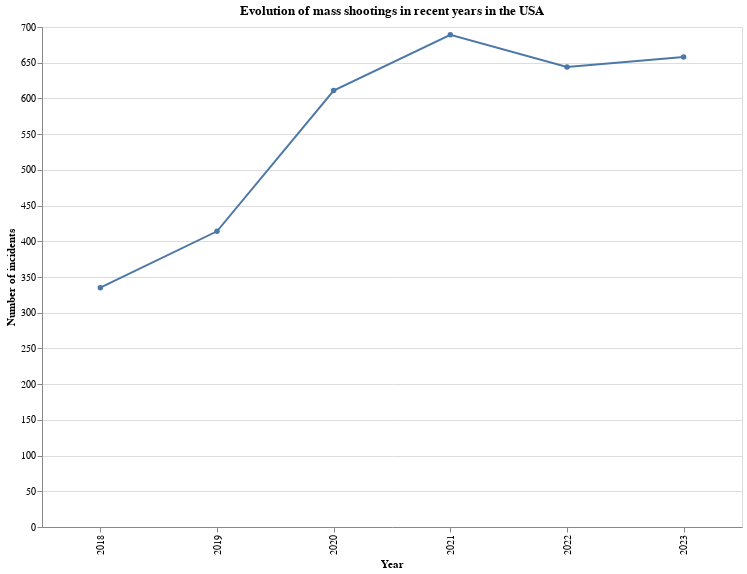

Write notebook code for a chart like this one.
### Markdown cell above
**Yearly Evolution of Mass Shootings**



This line chart illustrates the annual trend in the number of mass shooting incidents over the years. Each data point represents the total incidents recorded for a given year, highlighting any increases or decreases in frequency over time.

### Code cell
gun_data = pd.read_csv("cleandata_GunViolenceAllYears.csv")

# we converted the 'Incident Date' column to datetime
gun_data['Incident Date'] = pd.to_datetime(gun_data['Incident Date'])

# we extracted the year
gun_data['Year'] = gun_data['Incident Date'].dt.year

# we calculated the number of incidents per year
yearly_incidents = gun_data.groupby('Year').size().reset_index(name='Incident Count')

# we created a line graph to show the evolution of incidents by year
line_chart = alt.Chart(yearly_incidents).mark_line(point=True).encode(
    x=alt.X('Year:O', title='Year'),
    y=alt.Y('Incident Count:Q', title='Number of incidents'),
    tooltip=['Year', 'Incident Count']
).properties(
    width=700,
    height=500,
    title='Evolution of mass shootings in recent years in the USA'
)

line_chart

### Figure 1 — Vega-Lite specification as saved in the notebook (floating-point values rounded to 4 significant figures)
{"config": {"view": {"continuousWidth": 400, "continuousHeight": 300}}, "data": {"name": "data-53e78c2796b1b3b5fdf39c370ede5a19"}, "mark": {"type": "line", "point": true}, "encoding": {"tooltip": [{"field": "Year", "type": "quantitative"}, {"field": "Incident Count", "type": "quantitative"}], "x": {"field": "Year", "title": "Year", "type": "ordinal"}, "y": {"field": "Incident Count", "title": "Number of incidents", "type": "quantitative"}}, "height": 500, "title": "Evolution of mass shootings in recent years in the USA", "width": 700, "$schema": "https://vega.github.io/schema/vega-lite/v4.17.0.json", "datasets": {"data-53e78c2796b1b3b5fdf39c370ede5a19": [{"Year": 2018, "Incident Count": 335}, {"Year": 2019, "Incident Count": 414}, {"Year": 2020, "Incident Count": 611}, {"Year": 2021, "Incident Count": 689}, {"Year": 2022, "Incident Count": 644}, {"Year": 2023, "Incident Count": 658}]}}
